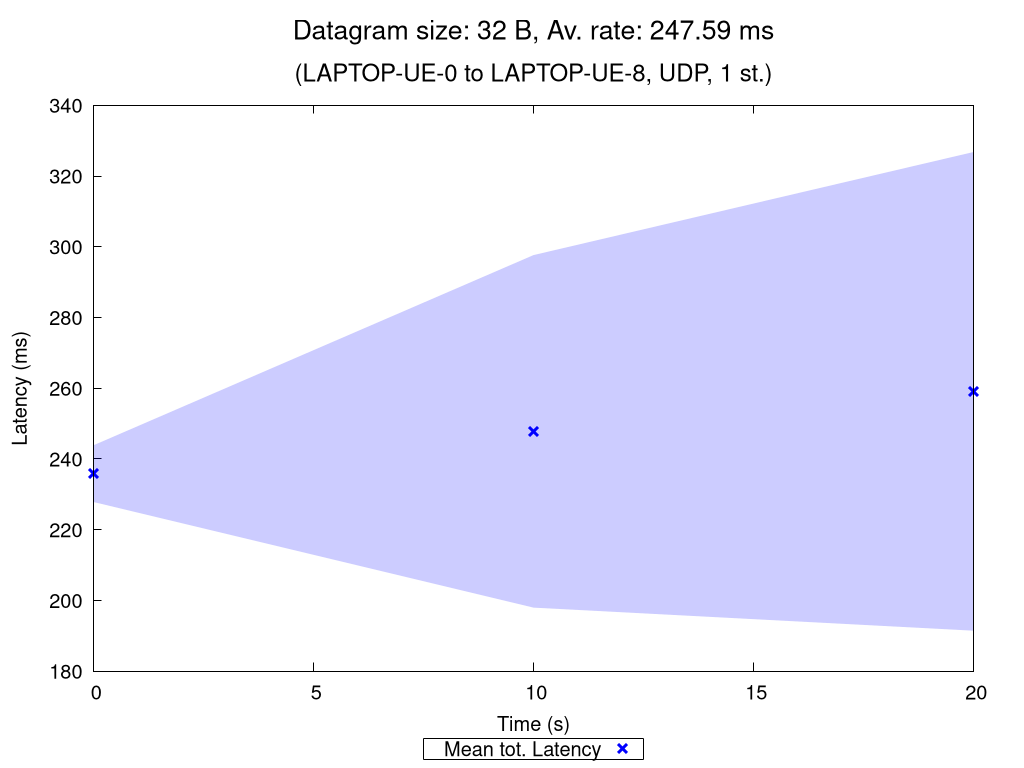

The script that saved this image:
set terminal pngcairo nocrop enhanced size 1024,768 font "Verdana,15"
set output "UDP_1_st_2020_11_02_11-47-35_one2two_00032B.png"

set title "{/=20 Datagram size: 32 B, Av. rate: 247.59 ms}\n\n{/=18 (LAPTOP-UE-0 to LAPTOP-UE-8, UDP, 1 st.)}"

set xlabel "Time (s)"
set ylabel "Latency (ms)"
set ytics nomirror
set key bmargin center horizontal box samplen 1 width -1
set bmargin 4.6
set rmargin 4.5

rf = 1.0  # rate factor
set style fill transparent solid 0.2 noborder
set autoscale xfix
plot "UDP_1_st_2020_11_02_11-47-35_one2two_00032B_iperf_processed.dat" using 1:($2/rf-$3/rf):($2/rf+$3/rf) with filledcurves lc rgb "blue" notitle, \
     "" using 1:($2/rf) with points pt 2 ps 1.5 lw 3 lc rgb "blue" title "Mean tot. Latency", \
